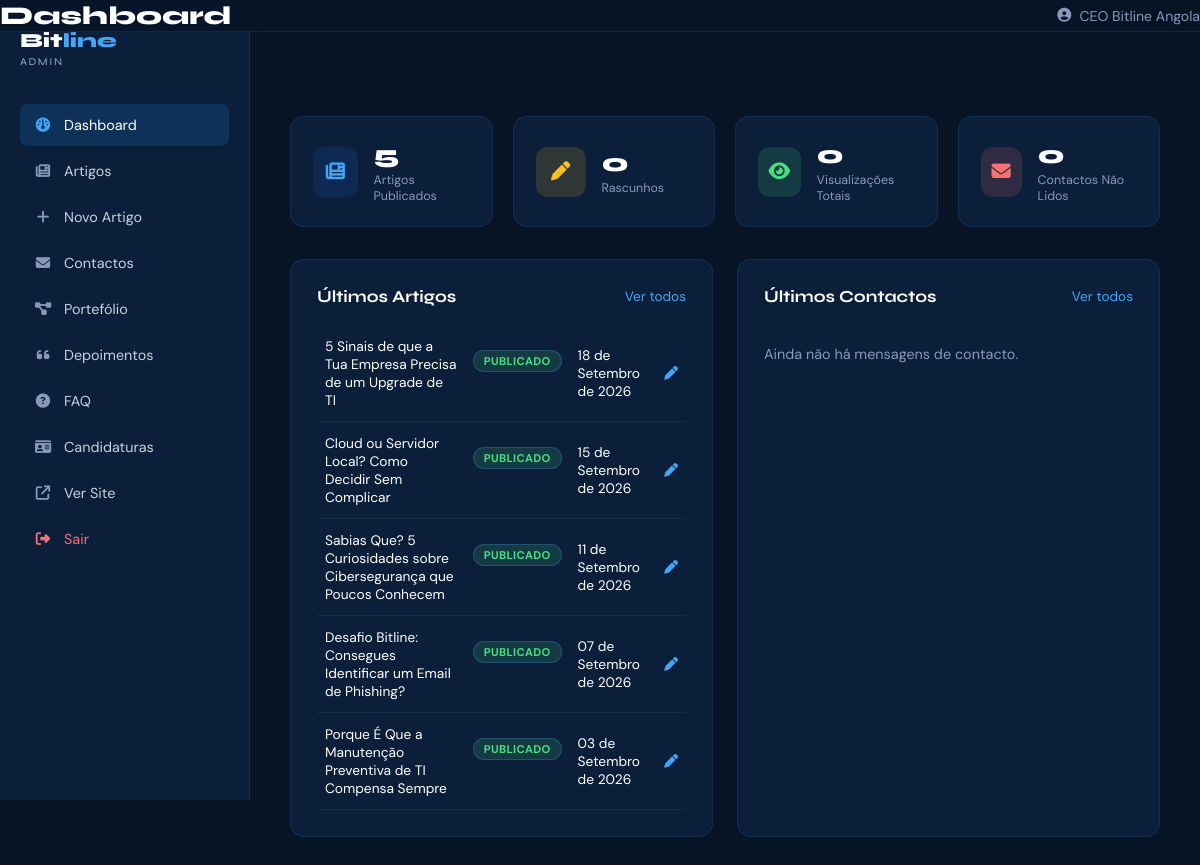
Page /admin/dashboard.php (signed in) on the committed database.
### tables this page shows
CREATE TABLE IF NOT EXISTS artigos (
  id INT AUTO_INCREMENT PRIMARY KEY,
  titulo VARCHAR(200) NOT NULL,
  slug VARCHAR(220) NOT NULL UNIQUE,
  resumo VARCHAR(300) NOT NULL,
  conteudo LONGTEXT NOT NULL,
  imagem VARCHAR(255) DEFAULT NULL,
  status ENUM('rascunho','publicado') NOT NULL DEFAULT 'rascunho',
  destaque TINYINT(1) NOT NULL DEFAULT 0,
  visualizacoes INT NOT NULL DEFAULT 0,
  autor_id INT DEFAULT NULL,
  criado_em DATETIME NOT NULL DEFAULT CURRENT_TIMESTAMP,
  atualizado_em DATETIME NOT NULL DEFAULT CURRENT_TIMESTAMP ON UPDATE CURRENT_TIMESTAMP,
  CONSTRAINT fk_artigos_autor FOREIGN KEY (autor_id) REFERENCES admins(id) ON DELETE SET NULL,
  INDEX idx_status (status),
  INDEX idx_criado_em (criado_em)
);

### includes/funcoes.php (called while the page is built, shortened)
<?php
function limpar(string $texto): string
{
    return htmlspecialchars(trim($texto), ENT_QUOTES, 'UTF-8');
}
function formatarData(string $dataMysql): string
{
    $meses = [
        1 => 'Janeiro', 2 => 'Fevereiro', 3 => 'Março', 4 => 'Abril',
        5 => 'Maio', 6 => 'Junho', 7 => 'Julho', 8 => 'Agosto',
        9 => 'Setembro', 10 => 'Outubro', 11 => 'Novembro', 12 => 'Dezembro',
    ];
    $timestamp = strtotime($dataMysql);
    return date('d', $timestamp) . ' de ' . $meses[(int) date('n', $timestamp)] . ' de ' . date('Y', $timestamp);
}

### admin/dashboard.php (the view, shortened to what this page needs)
<?php
require_once __DIR__ . '/../includes/funcoes.php';
$pdo = getConnection();
$totalPublicados = (int) $pdo->query('SELECT COUNT(*) FROM artigos WHERE status = "publicado"')->fetchColumn();
$totalRascunhos   = (int) $pdo->query('SELECT COUNT(*) FROM artigos WHERE status = "rascunho"')->fetchColumn();
$totalVistas      = (int) $pdo->query('SELECT COALESCE(SUM(visualizacoes),0) FROM artigos')->fetchColumn();
$contactosNaoLidos = (int) $pdo->query('SELECT COUNT(*) FROM contactos WHERE lido = 0')->fetchColumn();
$ultimosArtigos = $pdo->query('SELECT id, titulo, status, criado_em FROM artigos ORDER BY criado_em DESC LIMIT 5')->fetchAll();
$ultimosContactos = $pdo->query('SELECT id, nome, email, assunto, criado_em, lido FROM contactos ORDER BY criado_em DESC LIMIT 5')->fetchAll();
require __DIR__ . '/includes/admin-header.php';
?>
<div class="admin-cards">
  <div class="admin-card">
    <div class="admin-card-icon" style="background:rgba(37,99,235,.15);color:var(--blue-glow);"><i class="fa-solid fa-newspaper"></i></div>
    <div><span class="admin-card-num"><?= $totalPublicados ?></span><span class="admin-card-label">Artigos Publicados</span></div>
  </div>
  <div class="admin-card">
    <div class="admin-card-icon" style="background:rgba(251,191,36,.15);color:#fbbf24;"><i class="fa-solid fa-pen"></i></div>
    <div><span class="admin-card-num"><?= $totalRascunhos ?></span><span class="admin-card-label">Rascunhos</span></div>
  </div>
  <div class="admin-card">
    <div class="admin-card-icon" style="background:rgba(74,222,128,.15);color:#4ade80;"><i class="fa-solid fa-eye"></i></div>
    <div><span class="admin-card-num"><?= $totalVistas ?></span><span class="admin-card-label">Visualizações Totais</span></div>
  </div>
  <div class="admin-card">
    <div class="admin-card-icon" style="background:rgba(248,113,113,.15);color:#f87171;"><i class="fa-solid fa-envelope"></i></div>
    <div><span class="admin-card-num"><?= $contactosNaoLidos ?></span><span class="admin-card-label">Contactos Não Lidos</span></div>
  </div>
</div>
<div class="admin-grid-2">
  <div class="admin-panel">
    <div class="admin-panel-header">
      <h3>Últimos Artigos</h3>
      <a href="artigos.php">Ver todos</a>
    </div>
    <?php if (empty($ultimosArtigos)): ?>
      <p class="admin-vazio">Ainda não criaste nenhum artigo. <a href="novo-artigo.php">Criar o primeiro</a>.</p>
    <?php else: ?>
      <table class="admin-tabela">
        <?php foreach ($ultimosArtigos as $a): ?>
          <tr>
            <td><?= limpar($a['titulo']) ?></td>
            <td><span class="badge badge-<?= $a['status'] === 'publicado' ? 'verde' : 'amarelo' ?>"><?= $a['status'] === 'publicado' ? 'Publicado' : 'Rascunho' ?></span></td>
            <td><?= formatarData($a['criado_em']) ?></td>
            <td><a href="editar-artigo.php?id=<?= $a['id'] ?>"><i class="fa-solid fa-pen"></i></a></td>
          </tr>
        <?php endforeach; ?>
      </table>
    <?php endif; ?>
  </div>
  <div class="admin-panel">
    <div class="admin-panel-header">
      <h3>Últimos Contactos</h3>
      <a href="contactos.php">Ver todos</a>
    </div>
    <?php if (empty($ultimosContactos)): ?>
      <p class="admin-vazio">Ainda não há mensagens de contacto.</p>
    <?php endif; ?>
  </div>
</div>
<?php require __DIR__ . '/includes/admin-footer.php'; ?>

### css/estilo.css (style rules this page uses)
* { margin: 0; padding: 0; box-sizing: border-box; }
html { scroll-behavior: smooth; }
body { font-family: 'DM Sans', sans-serif; background: #071426; color: #ffffff; overflow-x: hidden; cursor: default; }
a { text-decoration: none; color: inherit; }
:root { --navy: #071426; --navy-mid: #0B1F3A; --navy-light: #10233D; --navy-soft: #133C74; --blue-accent: #1E88E5; --blue-glow: #42A5F5; --white: #FFFFFF; --white-dim: #C8D1DD; --grey: #8899BB; --container: 1200px; --cor-primaria: var(--navy-mid); --cor-secundaria: var(--navy-soft); --cor-azul: var(--blue-accent); --cor-azul-claro: var(--blue-glow); --cor-branca: var(--white); --cor-cinza: var(--white-dim); --cor-preta: #000000; }
.badge { display: inline-flex; align-items: center; gap: 10px; padding: 8px 18px; border-radius: 100px; background: rgba(30, 136, 229, 0.1); border: 1px solid rgba(66, 165, 245, 0.25); color: var(--blue-glow); font-size: 0.8rem; font-weight: 700; letter-spacing: 0.03em; text-transform: uppercase; margin-bottom: 24px; }
.admin-body { background: var(--navy); min-height: 100vh; }
.admin-cards { display: grid; grid-template-columns: repeat(4, 1fr); gap: 20px; margin-bottom: 32px; }
.admin-card { background: var(--navy-mid); border: 1px solid rgba(66,165,245,0.12); border-radius: 14px; padding: 22px; display: flex; align-items: center; gap: 16px; }
.admin-card-icon { width: 50px; height: 50px; border-radius: 12px; display: flex; align-items: center; justify-content: center; font-size: 1.2rem; }
.admin-card-num { display: block; font-family: 'Syne', sans-serif; font-size: 1.6rem; font-weight: 800; }
.admin-card-label { display: block; font-size: 0.78rem; color: var(--grey); margin-top: 2px; }
.admin-grid-2 { display: grid; grid-template-columns: 1fr 1fr; gap: 24px; }
.admin-panel { background: var(--navy-mid); border: 1px solid rgba(66,165,245,0.12); border-radius: 14px; padding: 26px; }
.admin-panel-header { display: flex; justify-content: space-between; align-items: center; margin-bottom: 18px; }
.admin-panel-header h3 { font-family: 'Syne', sans-serif; font-size: 1.05rem; }
.admin-panel-header a { font-size: 0.85rem; color: var(--blue-glow); }
.admin-vazio { color: var(--grey); font-size: 0.9rem; padding: 20px 0; }
.admin-tabela { width: 100%; border-collapse: collapse; font-size: 0.86rem; }
.admin-tabela td, .admin-tabela th { padding: 12px 8px; border-bottom: 1px solid rgba(255,255,255,0.06); text-align: left; }
.admin-tabela a { color: var(--blue-glow); }
.badge-verde { background: rgba(74,222,128,0.15); color: #4ade80; padding: 3px 10px; border-radius: 100px; font-size: 0.7rem; font-weight: 700; text-transform: uppercase; }

### rows in the picture
artigos: titulo "5 Sinais de que a Tua Empresa Precisa de um Upgrade de TI", status "PUBLICADO", criado_em "18 de Setembro de 2026"
artigos: titulo "Cloud ou Servidor Local? Como Decidir Sem Complicar", status "PUBLICADO", criado_em "15 de Setembro de 2026"
artigos: titulo "Sabias Que? 5 Curiosidades sobre Cibersegurança que Poucos Conhecem", status "PUBLICADO", criado_em "11 de Setembro de 2026"
artigos: titulo "Desafio Bitline: Consegues Identificar um Email de Phishing?", status "PUBLICADO", criado_em "07 de Setembro de 2026"
artigos: titulo "Porque É Que a Manutenção Preventiva de TI Compensa Sempre", status "PUBLICADO", criado_em "03 de Setembro de 2026"

### other values in the picture
limpar($tituloPagina ?? '') "Dashboard"
limpar($_SESSION['admin_nome'] ?? 'Administrador') "CEO Bitline Angola"
$totalPublicados "5"
$totalRascunhos "0"
$totalVistas "0"
$contactosNaoLidos "0"
